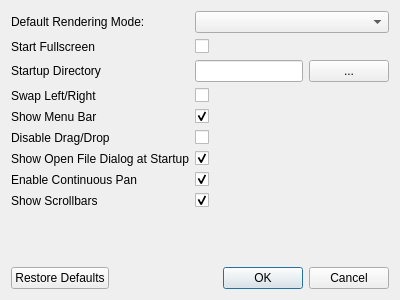
<?xml version="1.0" encoding="UTF-8"?>
<ui version="4.0">
 <class>SettingsWindow</class>
 <widget class="QDialog" name="SettingsWindow">
  <property name="geometry">
   <rect>
    <x>0</x>
    <y>0</y>
    <width>400</width>
    <height>300</height>
   </rect>
  </property>
  <property name="windowTitle">
   <string>DepthView Settings</string>
  </property>
  <property name="windowIcon">
   <iconset resource="../icons.qrc">
    <normaloff>:/icons/silk/16x16/wrench.png</normaloff>:/icons/silk/16x16/wrench.png</iconset>
  </property>
  <layout class="QVBoxLayout" name="verticalLayout">
   <item>
    <layout class="QFormLayout" name="formLayout">
     <property name="fieldGrowthPolicy">
      <enum>QFormLayout::AllNonFixedFieldsGrow</enum>
     </property>
     <item row="0" column="0">
      <widget class="QLabel" name="defaultRendererLabel">
       <property name="toolTip">
        <string>The render mode used when DepthView is started.</string>
       </property>
       <property name="text">
        <string>Default Rendering Mode:</string>
       </property>
      </widget>
     </item>
     <item row="0" column="1">
      <widget class="QComboBox" name="defaultRendererComboBox">
       <property name="toolTip">
        <string>The render mode used when DepthView is started.</string>
       </property>
      </widget>
     </item>
     <item row="1" column="0">
      <widget class="QLabel" name="startFullscreenLabel">
       <property name="toolTip">
        <string>Run DepthView fullscreen</string>
       </property>
       <property name="text">
        <string>Start Fullscreen</string>
       </property>
      </widget>
     </item>
     <item row="1" column="1">
      <widget class="QCheckBox" name="startFullscreenCheckBox">
       <property name="toolTip">
        <string>Run DepthView fullscreen</string>
       </property>
      </widget>
     </item>
     <item row="2" column="0">
      <widget class="QLabel" name="startupDirectoryLabel">
       <property name="toolTip">
        <string>The directory in which DepthView starts up if no command line arguments are supplied. (leave blank for home directory)</string>
       </property>
       <property name="text">
        <string>Startup Directory</string>
       </property>
      </widget>
     </item>
     <item row="2" column="1">
      <layout class="QHBoxLayout" name="horizontalLayout">
       <item>
        <widget class="QLineEdit" name="startupDirectoryLineEdit">
         <property name="toolTip">
          <string>the directory in which DepthView starts up if no command line arguments are supplied. (leave blank for home directory)</string>
         </property>
        </widget>
       </item>
       <item>
        <widget class="QPushButton" name="startupDirectoryBrowsePushButton">
         <property name="sizePolicy">
          <sizepolicy hsizetype="Minimum" vsizetype="Fixed">
           <horstretch>0</horstretch>
           <verstretch>0</verstretch>
          </sizepolicy>
         </property>
         <property name="text">
          <string>...</string>
         </property>
        </widget>
       </item>
      </layout>
     </item>
     <item row="3" column="0">
      <widget class="QLabel" name="swapLeftRightLabel">
       <property name="toolTip">
        <string>Swap the left and right images by default</string>
       </property>
       <property name="text">
        <string>Swap Left/Right</string>
       </property>
      </widget>
     </item>
     <item row="3" column="1">
      <widget class="QCheckBox" name="swapLeftRightCheckBox">
       <property name="toolTip">
        <string>Swap the left and right images by default</string>
       </property>
      </widget>
     </item>
     <item row="4" column="0">
      <widget class="QLabel" name="showMenuBarLabel">
       <property name="toolTip">
        <string>Show the menu bar when DepthView is started. (has no effect if start fullscreen is enabled)</string>
       </property>
       <property name="text">
        <string>Show Menu Bar</string>
       </property>
      </widget>
     </item>
     <item row="4" column="1">
      <widget class="QCheckBox" name="showMenuBarCheckBox">
       <property name="toolTip">
        <string>Show the menu bar when DepthView is started. (has no effect if start fullscreen is enabled)</string>
       </property>
       <property name="checked">
        <bool>true</bool>
       </property>
      </widget>
     </item>
     <item row="5" column="0">
      <widget class="QLabel" name="disableDragDropLabel">
       <property name="toolTip">
        <string>disables droping images into window to open them.</string>
       </property>
       <property name="text">
        <string>Disable Drag/Drop</string>
       </property>
      </widget>
     </item>
     <item row="5" column="1">
      <widget class="QCheckBox" name="disableDragDropCheckBox">
       <property name="toolTip">
        <string>disables droping images into window to open them.</string>
       </property>
      </widget>
     </item>
     <item row="6" column="0">
      <widget class="QLabel" name="fileDialogStartupLabel">
       <property name="toolTip">
        <string>Enables showing an &quot;Open File&quot; dialog when DepthView starts and has no command line arguments.</string>
       </property>
       <property name="text">
        <string>Show Open File Dialog at Startup</string>
       </property>
      </widget>
     </item>
     <item row="6" column="1">
      <widget class="QCheckBox" name="fileDialogStartupCheckBox">
       <property name="toolTip">
        <string>Enables showing an &quot;Open File&quot; dialog when DepthView starts and has no command line arguments.</string>
       </property>
       <property name="checked">
        <bool>true</bool>
       </property>
      </widget>
     </item>
     <item row="7" column="0">
      <widget class="QLabel" name="enableContinuousPanLabel">
       <property name="text">
        <string>Enable Continuous Pan</string>
       </property>
      </widget>
     </item>
     <item row="7" column="1">
      <widget class="QCheckBox" name="enableContinuousPanCheckBox">
       <property name="checked">
        <bool>true</bool>
       </property>
      </widget>
     </item>
     <item row="8" column="0">
      <widget class="QLabel" name="showScrollbarsLabel">
       <property name="text">
        <string>Show Scrollbars</string>
       </property>
      </widget>
     </item>
     <item row="8" column="1">
      <widget class="QCheckBox" name="showScrollbarsCheckBox">
       <property name="checked">
        <bool>true</bool>
       </property>
      </widget>
     </item>
    </layout>
   </item>
   <item>
    <widget class="QDialogButtonBox" name="buttonBox">
     <property name="orientation">
      <enum>Qt::Horizontal</enum>
     </property>
     <property name="standardButtons">
      <set>QDialogButtonBox::Cancel|QDialogButtonBox::Ok|QDialogButtonBox::RestoreDefaults</set>
     </property>
    </widget>
   </item>
  </layout>
 </widget>
 <resources>
  <include location="../icons.qrc"/>
 </resources>
 <connections>
  <connection>
   <sender>buttonBox</sender>
   <signal>accepted()</signal>
   <receiver>SettingsWindow</receiver>
   <slot>accept()</slot>
   <hints>
    <hint type="sourcelabel">
     <x>248</x>
     <y>254</y>
    </hint>
    <hint type="destinationlabel">
     <x>157</x>
     <y>274</y>
    </hint>
   </hints>
  </connection>
  <connection>
   <sender>buttonBox</sender>
   <signal>rejected()</signal>
   <receiver>SettingsWindow</receiver>
   <slot>reject()</slot>
   <hints>
    <hint type="sourcelabel">
     <x>316</x>
     <y>260</y>
    </hint>
    <hint type="destinationlabel">
     <x>286</x>
     <y>274</y>
    </hint>
   </hints>
  </connection>
 </connections>
</ui>
